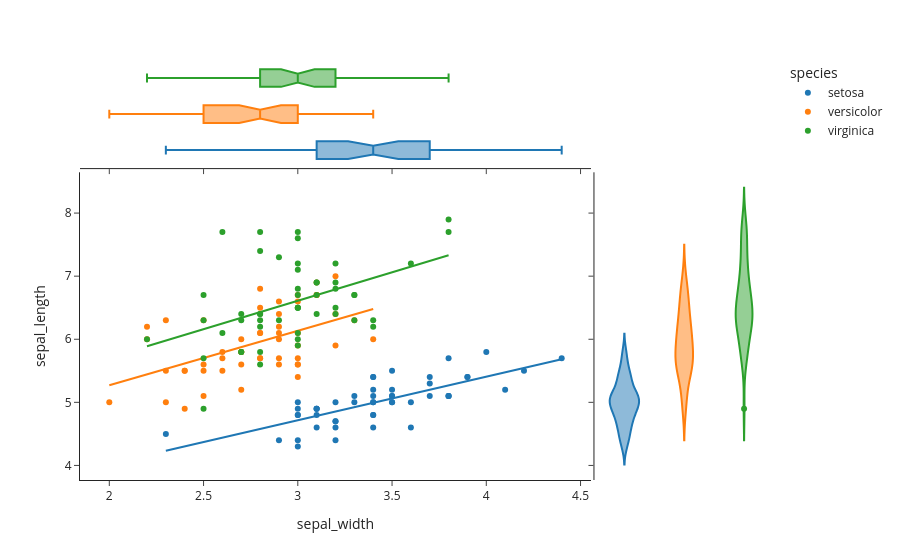

Notebook code for this chart:
### Code cell
import plotly.express as px
df = px.data.iris()
fig = px.scatter(df, x="sepal_width", y="sepal_length", color="species", marginal_y="violin", 
                 marginal_x="box", trendline="ols", template= "simple_white")
fig.show()

### Figure 1 — Plotly figure (JSON) as saved in the notebook; plotly's stock layout.template omitted (floating-point values rounded to 4 significant figures)
{"data": [{"hovertemplate": "species=setosa<br>sepal_width=%{x}<br>sepal_length=%{y}<extra></extra>", "legendgroup": "setosa", "marker": {"color": "#1F77B4", "symbol": "circle"}, "mode": "markers", "name": "setosa", "orientation": "v", "showlegend": true, "type": "scatter", "x": [3.5, 3.0, 3.2, 3.1, 3.6, 3.9, 3.4, 3.4, 2.9, 3.1, 3.7, 3.4, 3.0, 3.0, 4.0, 4.4, 3.9, 3.5, 3.8, 3.8, 3.4, 3.7, 3.6, 3.3, 3.4, 3.0, 3.4, 3.5, 3.4, 3.2, 3.1, 3.4, 4.1, 4.2, 3.1, 3.2, 3.5, 3.1, 3.0, 3.4, 3.5, 2.3, 3.2, 3.5, 3.8, 3.0, 3.8, 3.2, 3.7, 3.3], "xaxis": "x", "y": [5.1, 4.9, 4.7, 4.6, 5.0, 5.4, 4.6, 5.0, 4.4, 4.9, 5.4, 4.8, 4.8, 4.3, 5.8, 5.7, 5.4, 5.1, 5.7, 5.1, 5.4, 5.1, 4.6, 5.1, 4.8, 5.0, 5.0, 5.2, 5.2, 4.7, 4.8, 5.4, 5.2, 5.5, 4.9, 5.0, 5.5, 4.9, 4.4, 5.1, 5.0, 4.5, 4.4, 5.0, 5.1, 4.8, 5.1, 4.6, 5.3, 5.0], "yaxis": "y"}, {"alignmentgroup": "True", "hovertemplate": "species=setosa<br>sepal_width=%{x}<extra></extra>", "legendgroup": "setosa", "marker": {"color": "#1F77B4", "symbol": "circle"}, "name": "setosa", "notched": true, "offsetgroup": "setosa", "showlegend": false, "type": "box", "x": [3.5, 3.0, 3.2, 3.1, 3.6, 3.9, 3.4, 3.4, 2.9, 3.1, 3.7, 3.4, 3.0, 3.0, 4.0, 4.4, 3.9, 3.5, 3.8, 3.8, 3.4, 3.7, 3.6, 3.3, 3.4, 3.0, 3.4, 3.5, 3.4, 3.2, 3.1, 3.4, 4.1, 4.2, 3.1, 3.2, 3.5, 3.1, 3.0, 3.4, 3.5, 2.3, 3.2, 3.5, 3.8, 3.0, 3.8, 3.2, 3.7, 3.3], "xaxis": "x3", "yaxis": "y3"}, {"alignmentgroup": "True", "hovertemplate": "species=setosa<br>sepal_length=%{y}<extra></extra>", "legendgroup": "setosa", "marker": {"color": "#1F77B4", "symbol": "circle"}, "name": "setosa", "offsetgroup": "setosa", "scalegroup": "y", "showlegend": false, "type": "violin", "xaxis": "x2", "y": [5.1, 4.9, 4.7, 4.6, 5.0, 5.4, 4.6, 5.0, 4.4, 4.9, 5.4, 4.8, 4.8, 4.3, 5.8, 5.7, 5.4, 5.1, 5.7, 5.1, 5.4, 5.1, 4.6, 5.1, 4.8, 5.0, 5.0, 5.2, 5.2, 4.7, 4.8, 5.4, 5.2, 5.5, 4.9, 5.0, 5.5, 4.9, 4.4, 5.1, 5.0, 4.5, 4.4, 5.0, 5.1, 4.8, 5.1, 4.6, 5.3, 5.0], "yaxis": "y2"}, {"hovertemplate": "<b>OLS trendline</b><br>sepal_length = 0.690854 * sepal_width + 2.64466<br>R<sup>2</sup>=0.557681<br><br>species=setosa<br>sepal_width=%{x}<br>sepal_length=%{y} <b>(trend)</b><extra></extra>", "legendgroup": "setosa", "marker": {"color": "#1F77B4", "symbol": "circle"}, "mode": "lines", "name": "setosa", "showlegend": false, "type": "scatter", "x": [2.3, 2.9, 3.0, 3.0, 3.0, 3.0, 3.0, 3.0, 3.1, 3.1, 3.1, 3.1, 3.1, 3.2, 3.2, 3.2, 3.2, 3.2, 3.3, 3.3, 3.4, 3.4, 3.4, 3.4, 3.4, 3.4, 3.4, 3.4, 3.4, 3.5, 3.5, 3.5, 3.5, 3.5, 3.5, 3.6, 3.6, 3.7, 3.7, 3.7, 3.8, 3.8, 3.8, 3.8, 3.9, 3.9, 4.0, 4.1, 4.2, 4.4], "xaxis": "x", "y": [4.234, 4.648, 4.717, 4.717, 4.717, 4.717, 4.717, 4.717, 4.786, 4.786, 4.786, 4.786, 4.786, 4.855, 4.855, 4.855, 4.855, 4.855, 4.924, 4.924, 4.994, 4.994, 4.994, 4.994, 4.994, 4.994, 4.994, 4.994, 4.994, 5.063, 5.063, 5.063, 5.063, 5.063, 5.063, 5.132, 5.132, 5.201, 5.201, 5.201, 5.27, 5.27, 5.27, 5.27, 5.339, 5.339, 5.408, 5.477, 5.546, 5.684], "yaxis": "y"}, {"hovertemplate": "species=versicolor<br>sepal_width=%{x}<br>sepal_length=%{y}<extra></extra>", "legendgroup": "versicolor", "marker": {"color": "#FF7F0E", "symbol": "circle"}, "mode": "markers", "name": "versicolor", "orientation": "v", "showlegend": true, "type": "scatter", "x": [3.2, 3.2, 3.1, 2.3, 2.8, 2.8, 3.3, 2.4, 2.9, 2.7, 2.0, 3.0, 2.2, 2.9, 2.9, 3.1, 3.0, 2.7, 2.2, 2.5, 3.2, 2.8, 2.5, 2.8, 2.9, 3.0, 2.8, 3.0, 2.9, 2.6, 2.4, 2.4, 2.7, 2.7, 3.0, 3.4, 3.1, 2.3, 3.0, 2.5, 2.6, 3.0, 2.6, 2.3, 2.7, 3.0, 2.9, 2.9, 2.5, 2.8], "xaxis": "x", "y": [7.0, 6.4, 6.9, 5.5, 6.5, 5.7, 6.3, 4.9, 6.6, 5.2, 5.0, 5.9, 6.0, 6.1, 5.6, 6.7, 5.6, 5.8, 6.2, 5.6, 5.9, 6.1, 6.3, 6.1, 6.4, 6.6, 6.8, 6.7, 6.0, 5.7, 5.5, 5.5, 5.8, 6.0, 5.4, 6.0, 6.7, 6.3, 5.6, 5.5, 5.5, 6.1, 5.8, 5.0, 5.6, 5.7, 5.7, 6.2, 5.1, 5.7], "yaxis": "y"}, {"alignmentgroup": "True", "hovertemplate": "species=versicolor<br>sepal_width=%{x}<extra></extra>", "legendgroup": "versicolor", "marker": {"color": "#FF7F0E", "symbol": "circle"}, "name": "versicolor", "notched": true, "offsetgroup": "versicolor", "showlegend": false, "type": "box", "x": [3.2, 3.2, 3.1, 2.3, 2.8, 2.8, 3.3, 2.4, 2.9, 2.7, 2.0, 3.0, 2.2, 2.9, 2.9, 3.1, 3.0, 2.7, 2.2, 2.5, 3.2, 2.8, 2.5, 2.8, 2.9, 3.0, 2.8, 3.0, 2.9, 2.6, 2.4, 2.4, 2.7, 2.7, 3.0, 3.4, 3.1, 2.3, 3.0, 2.5, 2.6, 3.0, 2.6, 2.3, 2.7, 3.0, 2.9, 2.9, 2.5, 2.8], "xaxis": "x3", "yaxis": "y3"}, {"alignmentgroup": "True", "hovertemplate": "species=versicolor<br>sepal_length=%{y}<extra></extra>", "legendgroup": "versicolor", "marker": {"color": "#FF7F0E", "symbol": "circle"}, "name": "versicolor", "offsetgroup": "versicolor", "scalegroup": "y", "showlegend": false, "type": "violin", "xaxis": "x2", "y": [7.0, 6.4, 6.9, 5.5, 6.5, 5.7, 6.3, 4.9, 6.6, 5.2, 5.0, 5.9, 6.0, 6.1, 5.6, 6.7, 5.6, 5.8, 6.2, 5.6, 5.9, 6.1, 6.3, 6.1, 6.4, 6.6, 6.8, 6.7, 6.0, 5.7, 5.5, 5.5, 5.8, 6.0, 5.4, 6.0, 6.7, 6.3, 5.6, 5.5, 5.5, 6.1, 5.8, 5.0, 5.6, 5.7, 5.7, 6.2, 5.1, 5.7], "yaxis": "y2"}, {"hovertemplate": "<b>OLS trendline</b><br>sepal_length = 0.865078 * sepal_width + 3.53973<br>R<sup>2</sup>=0.276582<br><br>species=versicolor<br>sepal_width=%{x}<br>sepal_length=%{y} <b>(trend)</b><extra></extra>", "legendgroup": "versicolor", "marker": {"color": "#FF7F0E", "symbol": "circle"}, "mode": "lines", "name": "versicolor", "showlegend": false, "type": "scatter", "x": [2.0, 2.2, 2.2, 2.3, 2.3, 2.3, 2.4, 2.4, 2.4, 2.5, 2.5, 2.5, 2.5, 2.6, 2.6, 2.6, 2.7, 2.7, 2.7, 2.7, 2.7, 2.8, 2.8, 2.8, 2.8, 2.8, 2.8, 2.9, 2.9, 2.9, 2.9, 2.9, 2.9, 2.9, 3.0, 3.0, 3.0, 3.0, 3.0, 3.0, 3.0, 3.0, 3.1, 3.1, 3.1, 3.2, 3.2, 3.2, 3.3, 3.4], "xaxis": "x", "y": [5.27, 5.443, 5.443, 5.529, 5.529, 5.529, 5.616, 5.616, 5.616, 5.702, 5.702, 5.702, 5.702, 5.789, 5.789, 5.789, 5.875, 5.875, 5.875, 5.875, 5.875, 5.962, 5.962, 5.962, 5.962, 5.962, 5.962, 6.048, 6.048, 6.048, 6.048, 6.048, 6.048, 6.048, 6.135, 6.135, 6.135, 6.135, 6.135, 6.135, 6.135, 6.135, 6.221, 6.221, 6.221, 6.308, 6.308, 6.308, 6.394, 6.481], "yaxis": "y"}, {"hovertemplate": "species=virginica<br>sepal_width=%{x}<br>sepal_length=%{y}<extra></extra>", "legendgroup": "virginica", "marker": {"color": "#2CA02C", "symbol": "circle"}, "mode": "markers", "name": "virginica", "orientation": "v", "showlegend": true, "type": "scatter", "x": [3.3, 2.7, 3.0, 2.9, 3.0, 3.0, 2.5, 2.9, 2.5, 3.6, 3.2, 2.7, 3.0, 2.5, 2.8, 3.2, 3.0, 3.8, 2.6, 2.2, 3.2, 2.8, 2.8, 2.7, 3.3, 3.2, 2.8, 3.0, 2.8, 3.0, 2.8, 3.8, 2.8, 2.8, 2.6, 3.0, 3.4, 3.1, 3.0, 3.1, 3.1, 3.1, 2.7, 3.2, 3.3, 3.0, 2.5, 3.0, 3.4, 3.0], "xaxis": "x", "y": [6.3, 5.8, 7.1, 6.3, 6.5, 7.6, 4.9, 7.3, 6.7, 7.2, 6.5, 6.4, 6.8, 5.7, 5.8, 6.4, 6.5, 7.7, 7.7, 6.0, 6.9, 5.6, 7.7, 6.3, 6.7, 7.2, 6.2, 6.1, 6.4, 7.2, 7.4, 7.9, 6.4, 6.3, 6.1, 7.7, 6.3, 6.4, 6.0, 6.9, 6.7, 6.9, 5.8, 6.8, 6.7, 6.7, 6.3, 6.5, 6.2, 5.9], "yaxis": "y"}, {"alignmentgroup": "True", "hovertemplate": "species=virginica<br>sepal_width=%{x}<extra></extra>", "legendgroup": "virginica", "marker": {"color": "#2CA02C", "symbol": "circle"}, "name": "virginica", "notched": true, "offsetgroup": "virginica", "showlegend": false, "type": "box", "x": [3.3, 2.7, 3.0, 2.9, 3.0, 3.0, 2.5, 2.9, 2.5, 3.6, 3.2, 2.7, 3.0, 2.5, 2.8, 3.2, 3.0, 3.8, 2.6, 2.2, 3.2, 2.8, 2.8, 2.7, 3.3, 3.2, 2.8, 3.0, 2.8, 3.0, 2.8, 3.8, 2.8, 2.8, 2.6, 3.0, 3.4, 3.1, 3.0, 3.1, 3.1, 3.1, 2.7, 3.2, 3.3, 3.0, 2.5, 3.0, 3.4, 3.0], "xaxis": "x3", "yaxis": "y3"}, {"alignmentgroup": "True", "hovertemplate": "species=virginica<br>sepal_length=%{y}<extra></extra>", "legendgroup": "virginica", "marker": {"color": "#2CA02C", "symbol": "circle"}, "name": "virginica", "offsetgroup": "virginica", "scalegroup": "y", "showlegend": false, "type": "violin", "xaxis": "x2", "y": [6.3, 5.8, 7.1, 6.3, 6.5, 7.6, 4.9, 7.3, 6.7, 7.2, 6.5, 6.4, 6.8, 5.7, 5.8, 6.4, 6.5, 7.7, 7.7, 6.0, 6.9, 5.6, 7.7, 6.3, 6.7, 7.2, 6.2, 6.1, 6.4, 7.2, 7.4, 7.9, 6.4, 6.3, 6.1, 7.7, 6.3, 6.4, 6.0, 6.9, 6.7, 6.9, 5.8, 6.8, 6.7, 6.7, 6.3, 6.5, 6.2, 5.9], "yaxis": "y2"}, {"hovertemplate": "<b>OLS trendline</b><br>sepal_length = 0.901534 * sepal_width + 3.90684<br>R<sup>2</sup>=0.209057<br><br>species=virginica<br>sepal_width=%{x}<br>sepal_length=%{y} <b>(trend)</b><extra></extra>", "legendgroup": "virginica", "marker": {"color": "#2CA02C", "symbol": "circle"}, "mode": "lines", "name": "virginica", "showlegend": false, "type": "scatter", "x": [2.2, 2.5, 2.5, 2.5, 2.5, 2.6, 2.6, 2.7, 2.7, 2.7, 2.7, 2.8, 2.8, 2.8, 2.8, 2.8, 2.8, 2.8, 2.8, 2.9, 2.9, 3.0, 3.0, 3.0, 3.0, 3.0, 3.0, 3.0, 3.0, 3.0, 3.0, 3.0, 3.0, 3.1, 3.1, 3.1, 3.1, 3.2, 3.2, 3.2, 3.2, 3.2, 3.3, 3.3, 3.3, 3.4, 3.4, 3.6, 3.8, 3.8], "xaxis": "x", "y": [5.89, 6.161, 6.161, 6.161, 6.161, 6.251, 6.251, 6.341, 6.341, 6.341, 6.341, 6.431, 6.431, 6.431, 6.431, 6.431, 6.431, 6.431, 6.431, 6.521, 6.521, 6.611, 6.611, 6.611, 6.611, 6.611, 6.611, 6.611, 6.611, 6.611, 6.611, 6.611, 6.611, 6.702, 6.702, 6.702, 6.702, 6.792, 6.792, 6.792, 6.792, 6.792, 6.882, 6.882, 6.882, 6.972, 6.972, 7.152, 7.333, 7.333], "yaxis": "y"}], "layout": {"legend": {"title": {"text": "species"}, "tracegroupgap": 0}, "margin": {"t": 60}, "xaxis": {"anchor": "y", "domain": [0, 0.7363], "title": {"text": "sepal_width"}}, "xaxis2": {"anchor": "y2", "domain": [0.7413, 1], "matches": "x2", "showline": false, "showticklabels": false, "ticks": ""}, "xaxis3": {"anchor": "y3", "domain": [0, 0.7363], "matches": "x", "showticklabels": false}, "xaxis4": {"anchor": "y4", "domain": [0.7413, 1], "matches": "x2", "showline": false, "showticklabels": false, "ticks": ""}, "yaxis": {"anchor": "x", "domain": [0, 0.7326], "title": {"text": "sepal_length"}}, "yaxis2": {"anchor": "x2", "domain": [0, 0.7326], "matches": "y", "showticklabels": false}, "yaxis3": {"anchor": "x3", "domain": [0.7426, 1], "matches": "y3", "showline": false, "showticklabels": false, "ticks": ""}, "yaxis4": {"anchor": "x4", "domain": [0.7426, 1], "matches": "y3", "showline": false, "showticklabels": false, "ticks": ""}}}
